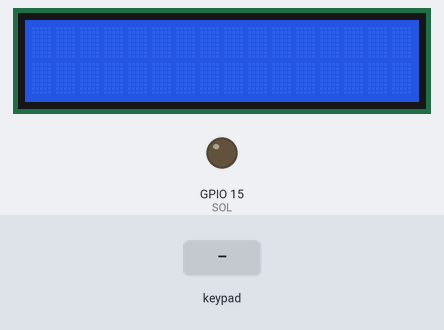
This sketch was run on a simulated ESP32. Parts: 16×2 character LCD, output pins drawn as LEDs (lit = HIGH). Wiring (inferred from the names in the program): 4×3 keypad with keys 1 2 3 4 5 6 7 8 9 * 0 #: rows GPIO 13, GPIO 27, GPIO 14, GPIO 12; columns GPIO 5, GPIO 4, GPIO 2. The test bench sets the inputs (shaded band). WiFi joins after 1.5 s; servers stay silent unless stated; no MQTT or app messages arrive unless stated; pins used as bus, display or sensor lines are not drawn; what the sketch prints to the serial monitor is not drawn.

Above: at 2.8 s.
2.9 s: keypad keys 5 8 7 pressed 0.4 s apart
At 3.0 s:
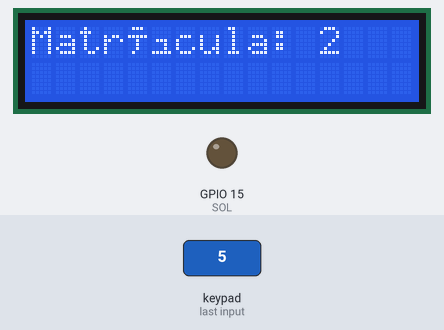
5.6 s: key '2' pressed
At 5.7 s:
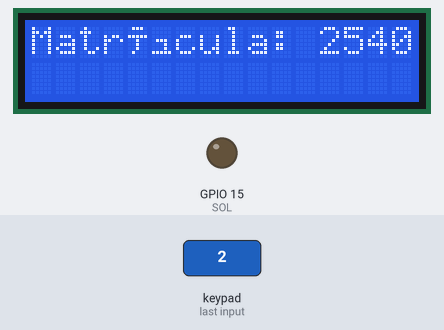
8.7 s: keypad keys 2 7 1 4 1 2 1 3 # pressed 0.4 s apart
13.8 s: key '3' pressed
16.3 s: keypad keys 2 7 1 4 1 2 1 3 * pressed 0.4 s apart
At 16.39 s:
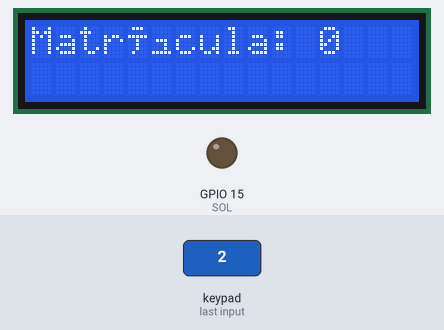
Timing chart, 0 to 19.3 s (numbered marks = the images above; inputs shaded):
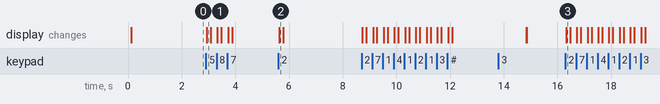

The sketch:

ControleDeAcesso.ino
```cpp
#include <WiFi.h>
#include <PubSubClient.h>
#include <LiquidCrystal_I2C.h>

// Definir a saida Solenoide
#define SOL 15

// Definir a quantidade de linhas e colunas
#define Linhas 4
#define Colunas 3


// Definicao dos parametros de rede
#define SSID "Fit Leon"
#define PASS "123456789"

//Variaveis para o display
int lcdColumns = 16;
int lcdRows = 2;

LiquidCrystal_I2C lcd(0x27, lcdColumns, lcdRows);
// Definir as os caracteres referentes ao teclado  --
//* - representa DEL        //# - representa ENTER
char mapaTeclas[Linhas][Colunas] = {
  { '1', '2', '3' },
  { '4', '5', '6' },
  { '7', '8', '9' },
  { '*', '0', '#' }
};

//Definir Variaveis que serão utilizados
String matriculaRecebida;  //Senha que recebe o conteudo do teclado
String senhaRecebida;      //Matricula recebida do teclado
String senhaServidor;      //Senha devolvida pelo servidor
String mensagem;           //Variavel que tratará o conteudo recebido do servidor

//Matricula definida para comparação
String matriculaDefinida = "587";

// Flags para garantir o envio correto para o servidor
bool flagMatricula = false;
bool matriculaCerta = false;
bool flagTimeOut = false;

//Variaveis para conexão com o servidor
WiFiClient wifiCliente;
PubSubClient cliente;

//Variavel para timeOUT

int t1;
int t2;
String senhaCripto;

// Definir os pinos das linhas e colunas
byte pinos_linha[Linhas] = { 27, 14, 12, 13 };
byte pinos_coluna[Colunas] = { 5, 4, 2 };

// TODO: Funcao de tratamento dos dados recebidos via mqtt
void callback(const char *topic, byte *payload, unsigned int length) {

  senhaServidor = "";
  if ((String)topic == "Senha") {

    for (int i = 0; i < length; i++) {
      mensagem += (char)payload[i];
    }

    // Variaveis auxiliares para o recebimento das informacoes via mqtt
    String aux = "";    // Guarda as substrings
    String param = "";  // Guarda os parametros a serem alterados
    //Colocar a mensagem na senha do servidor

    aux = mensagem.substring(0, mensagem.indexOf(":"));
    mensagem = mensagem.substring(mensagem.indexOf(":") + 1, length);
    senhaServidor = mensagem;
    Serial.println("Senha: " + senhaServidor);
  }
}


void setup() {

  Serial.begin(9600);

  // Iniciar o LCD
  lcd.init();
  lcd.begin(16, 2);
  lcd.backlight();

  while (!Serial)
    ;
  // Definir os pinos da linha como output
  for (auto pin : pinos_linha)
    pinMode(pin, OUTPUT);

  // Definir os pinos da culuna como input
  for (auto pin : pinos_coluna)
    pinMode(pin, INPUT);

  t1 = millis();

  // Definir o Solenoid como output e setar como low
  pinMode(SOL, OUTPUT);
  digitalWrite(SOL, LOW);

  // Iniciar conexao wifi
  Serial.println();
  Serial.println();
  Serial.print("Connecting to ");
  Serial.println(SSID);
  WiFi.begin(SSID, PASS);

  // Verificar conexao wifi
  while (WiFi.status() != WL_CONNECTED) {
    delay(500);
    Serial.print(".");
  }

  // Exibir mensagem de sucesso
  Serial.println("");
  Serial.println("WiFi connected.");

  // Conectar ao HiveMQ
  cliente.setClient(wifiCliente);
  cliente.setServer("broker.hivemq.com", 1883);
  cliente.connect("Esp32Master", "Usuario", "Senha");
  cliente.subscribe("Senha");
  cliente.subscribe("Matricula");
  cliente.setCallback(callback);

  matriculaRecebida = "";
  senhaRecebida = "";
  senhaCripto = "";
}

void loop() {

  lcd.setCursor(0, 0);
  lcd.print("                ");
  t2 = millis();

  //Iniciar Variaveis
  mensagem = "";

  cliente.loop();

  // para da linha
  for (int i = 0; i < 4; i++) {
    for (int j = 0; j < 4; j++) {
      digitalWrite(pinos_linha[j], LOW);
    }
    digitalWrite(pinos_linha[i], HIGH);
    // para cada coluna
    for (int j = 0; j < 3; j++) {
      if (digitalRead(pinos_coluna[j]) == HIGH) {
        const char teclado = mapaTeclas[i][j];

       // Serial.print("Teclado: ");
        //Serial.println(teclado);

        if (!flagMatricula) {  //Conferir se a matricula não foi informada

          if ((teclado != '*') && (teclado != '#')) {  // Se a tecla for precionada mas não for DEL ou ENTER
            matriculaRecebida += teclado;              // Matricula recebe o conteudo do teclado
          }
          if (teclado == '*') {                                           // Se teclado for igual a DEL
            matriculaRecebida.remove(matriculaRecebida.length() - 1, 1);  // Matricula perde o ultimo caracter adicionado
          }
          if (teclado == '#') {  // Se o ENTER for precionado
            mensagem = ("Matricula: " + String(matriculaRecebida));
            t1 = millis();
            //Comparação da matricula recebida com a definida
            if (matriculaRecebida.compareTo(matriculaDefinida) == 0) {
              cliente.publish("Matricula", mensagem.c_str());  //Publicar a matricula
              flagMatricula = true;                            //Confirmar que a matricula foi recebida
              matriculaCerta = true;
            } else {
              cliente.publish("Matricula", mensagem.c_str());  //Publicar a matricula
              flagMatricula = true;                            //Confirmar que a matricula foi recebida
              matriculaCerta = false;
            }
          }
        } else {  // Conteudo da Senha
          //TimeOut de 20 segundos para o recebimento da senha
          if ((t2 - t1) <= 20000) {

            if ((teclado != '*') && (teclado != '#')) {
              //Serial.println(senhaRecebida);
              senhaRecebida += teclado;  // senha recebe o conteudo do teclado
              senhaCripto += "*";
            }

            // Se teclado for igual a DEL
            if (teclado == '*') {
              // Senha perde o ultimo caracter adicionado
              senhaRecebida.remove(senhaRecebida.length() - 1, 1);
              senhaCripto.remove(senhaCripto.length() - 1, 1);
            }

            if (teclado == '#') {
              mensagem = ("Senha: " + senhaRecebida);
              if ((senhaRecebida.compareTo(senhaServidor) == 0) && (flagMatricula == true) && (matriculaCerta == true)) {
                digitalWrite(SOL, HIGH);
                Serial.println("ABERTO ");
                lcd.clear();
                lcd.setCursor(0, 0);
                lcd.print("ABERTO!");
                matriculaRecebida = "";
                senhaRecebida = "";
                delay(1000);
                digitalWrite(SOL, LOW);
                t1 = millis();

              } else {
                delay(1000);
                Serial.print("Dados Invalidos!\n");
                lcd.clear();
                lcd.setCursor(0, 0);
                lcd.print("Dados Invalidos!");
                matriculaRecebida = "";
                senhaRecebida = "";
                flagMatricula = false;
                t1 = millis();
              }
            }

          } else {

            Serial.println("Tempo Esgotado!");
            matriculaRecebida = "";
            senhaRecebida = "";
              flagMatricula = false;
            flagTimeOut = false;
            t1 = millis();
          }
        }
        //lcd.clear();
        lcd.setBacklight(HIGH);
        lcd.setCursor(0, 0);
        lcd.print("Matrícula: " + matriculaRecebida);
        lcd.setCursor(0, 1);
        //lcd.print("Senha: " + senhaRecebida);
        Serial.print("Matricula: ");
        Serial.println(matriculaRecebida);
        Serial.print("Senha: ");
        Serial.println(senhaCripto);
        while (digitalRead(pinos_coluna[j]) == HIGH)
          ;
      }
    }
  }
}
```

Measured:
- after the input at 2.9 s, the display: changes at once (image 1)
- after the input at 5.6 s, the display: changes at once (image 2)
- after the input at 16.3 s, the display: changes at once (image 3)
